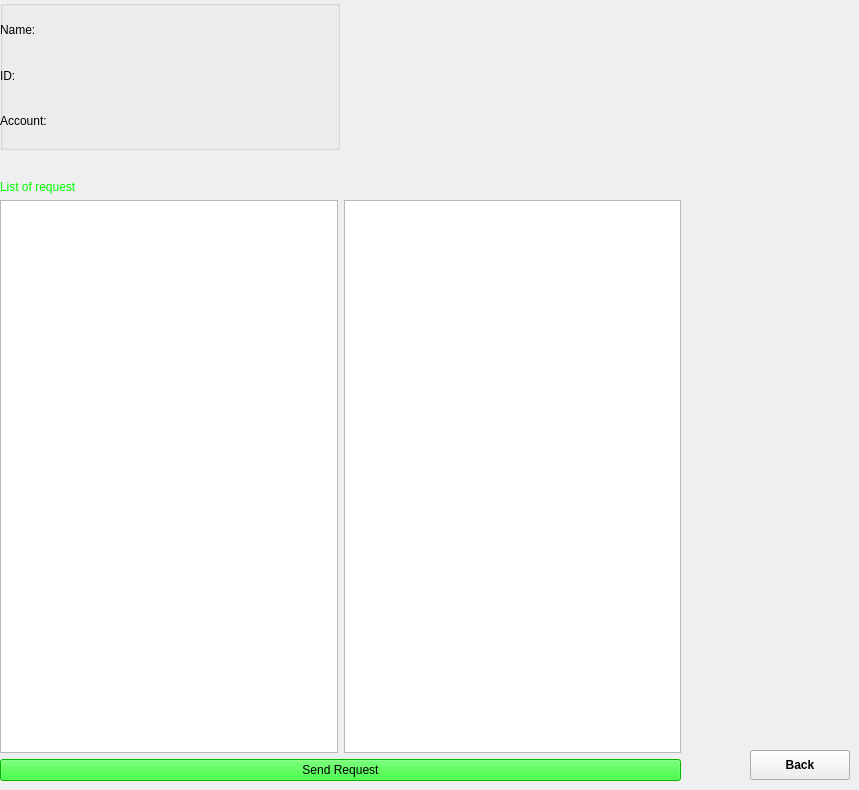
    <widget class="QWidget" name="page_5">
     <widget class="QGroupBox" name="groupBox_6">
      <property name="geometry">
       <rect>
        <x>0</x>
        <y>0</y>
        <width>340</width>
        <height>150</height>
       </rect>
      </property>
      <property name="title">
       <string/>
      </property>
      <widget class="QWidget" name="layoutWidget_4">
       <property name="geometry">
        <rect>
         <x>0</x>
         <y>10</y>
         <width>331</width>
         <height>131</height>
        </rect>
       </property>
       <layout class="QVBoxLayout" name="verticalLayout_6">
        <item>
         <widget class="QLabel" name="Name_4">
          <property name="text">
           <string>Name:</string>
          </property>
         </widget>
        </item>
        <item>
         <widget class="QLabel" name="ID_4">
          <property name="text">
           <string>ID:</string>
          </property>
         </widget>
        </item>
        <item>
         <widget class="QLabel" name="AccName_4">
          <property name="text">
           <string>Account:</string>
          </property>
         </widget>
        </item>
       </layout>
      </widget>
     </widget>
     <widget class="QPushButton" name="Back">
      <property name="geometry">
       <rect>
        <x>750</x>
        <y>750</y>
        <width>100</width>
        <height>30</height>
       </rect>
      </property>
      <property name="font">
       <font>
        <weight>75</weight>
        <bold>true</bold>
       </font>
      </property>
      <property name="text">
       <string>Back</string>
      </property>
     </widget>
     <widget class="QWidget" name="layoutWidget">
      <property name="geometry">
       <rect>
        <x>0</x>
        <y>180</y>
        <width>681</width>
        <height>601</height>
       </rect>
      </property>
      <layout class="QVBoxLayout" name="verticalLayout_7">
       <item>
        <widget class="QLabel" name="label_6">
         <property name="styleSheet">
          <string notr="true">color: rgb(0, 255, 0);
font: 8pt &quot;Lucida Calligraphy&quot;;</string>
         </property>
         <property name="text">
          <string>List of request</string>
         </property>
        </widget>
       </item>
       <item>
        <layout class="QHBoxLayout" name="horizontalLayout_11">
         <item>
          <widget class="QListWidget" name="listWidget_5"/>
         </item>
         <item>
          <widget class="QListWidget" name="listWidget_6"/>
         </item>
        </layout>
       </item>
       <item>
        <widget class="QPushButton" name="pushButton_8">
         <property name="styleSheet">
          <string notr="true">background-color: rgb(0, 255, 0);
font: 75 8pt &quot;MS Shell Dlg 2&quot;;</string>
         </property>
         <property name="text">
          <string>Send Request</string>
         </property>
        </widget>
       </item>
      </layout>
     </widget>
    </widget>
